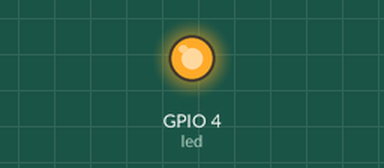
A program run on a simulated Raspberry Pi (BCM pin numbers). On the bench: output pins drawn as LEDs (lit = HIGH). At 75.0 s the program stops and its outputs stay as they are.

Above: at 0.1 s.
At 75.1 s:
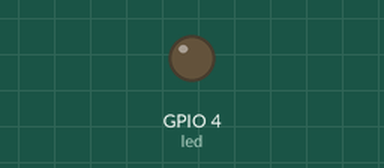
Timing chart, 0 to 76.5 s (numbered marks = the images above):
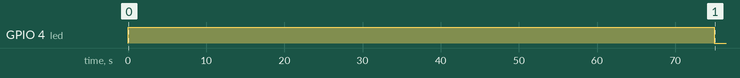

Measured:
- by itself, GPIO 4 (led): LOW → HIGH at 0.00 s, → LOW 75.0 s later

The program:

light.py
```python
import RPi.GPIO as GPIO
import time

# Get GPIO pins ready
GPIO.setmode(GPIO.BCM)
GPIO.setwarnings(False)

# Set pin 4 to output
led = 4
GPIO.setup(led, GPIO.OUT);

for i in xrange(15):
	# Turn LED on
	GPIO.output(led, 1)
	# wait 5 seconds
	time.sleep(5)
	# Turn LED off
	GPIO.output(led, 0)

# Clean up ports
GPIO.cleanup()
```
